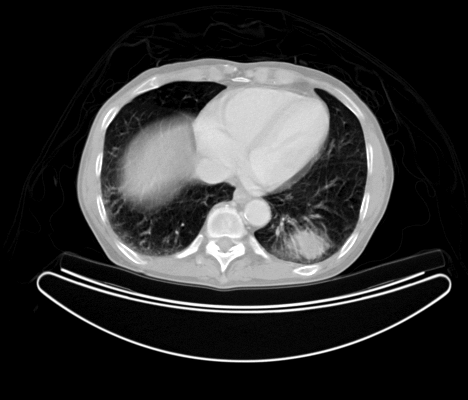
%> input picture assignments/Assignment-6/medtest.png, 468 x 400 px
$ octave --eval "result = Closing(imread('medtest.png'));"   (GNU Octave 9; MATLAB toolbox functions it lacks are replaced by stand-ins)
%> lines starting %> are read from the running program, lines starting %| are printed output that depends on the picture; in (x1, y1, x2, y2) boxes, pixels count from 0 and x2, y2 are one past the last pixel; in counts of white or black regions, pixels touching at a corner belong together; the program's own positions count from 1
function [Out]=Closing(I)
A=im2bw(I);
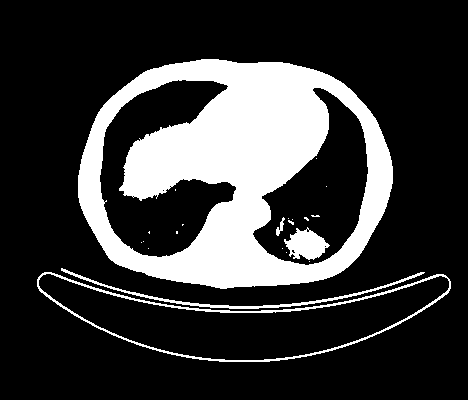
%> A: size 400x468 logical; 22% white; 22 white regions (17 under 20 px), largest, box (x1, y1, x2, y2) and area: (78, 59, 393, 289) 36975, (37, 272, 451, 362) 2145, (61, 268, 425, 309) 1031, (284, 227, 330, 260) 905, (276, 217, 285, 236) 68
figure(1),imshow(A);
B=getnhood(strel('disk',2));
[Out]=dilation(A,B);
erosion(Out,B);
end

function [ D ] = erosion(A,B)
%UNTITLED3 Summary of this function goes here
%   Detailed explanation goes here
m=floor(size(B,1)/2);
n=floor(size(B,2)/2);
C=padarray(A,[m n],1);
D=zeros(size(A));
s=size(C);
for i=1:s(1)-(2*m)
    for j=1:s(2)-(2*n)
        tmp=C(i:i+(2*m),j:j+(2*n));
        K=tmp-B;
        D(i,j)=min(K(:));
    end
end
figure(2),imshow(~D);
end

function [ D ] = dilation(A,B)
%UNTITLED3 Summary of this function goes here
%   Detailed explanation goes here
m=floor(size(B,1)/2);
n=floor(size(B,2)/2);
C=padarray(A,[m n]);
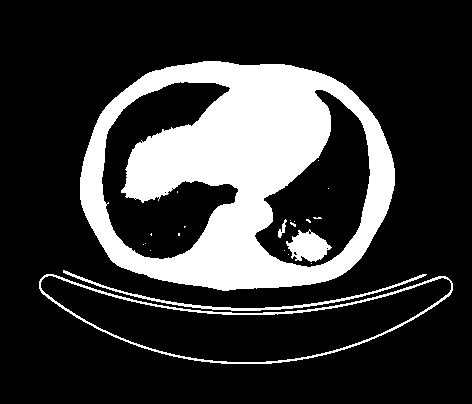
%> C: size 404x472 logical; 21.6% white; 22 white regions (17 under 20 px), largest, box (x1, y1, x2, y2) and area: (80, 61, 395, 291) 36975, (39, 274, 453, 364) 2145, (63, 270, 427, 311) 1031, (286, 229, 332, 262) 905, (278, 219, 287, 238) 68
D=zeros(size(A));
s=size(C);
%> s = [404 472]
for i=1:s(1)-(2*m)
    for j=1:s(2)-(2*n)
        tmp=C(i:i+(2*m),j:j+(2*n));
        K=tmp-B;
        D(i,j)=max(K(:));
    end
end
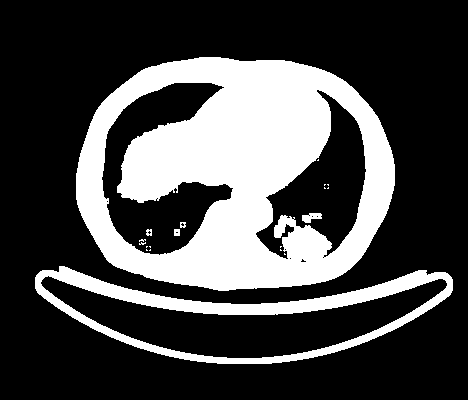
%> D: size 400x468 double; values 0 (black) and 1 (white), 28.2% white; 20 white regions (14 under 20 px), largest, box (x1, y1, x2, y2) and area: (76, 57, 395, 291) 43854, (35, 266, 453, 364) 8589, (302, 213, 322, 223) 132, (174, 229, 180, 236) 40, (146, 229, 152, 236) 32, (180, 222, 186, 228) 27
end
%> in erosion, `C=padarray(A,[m n],1);`:
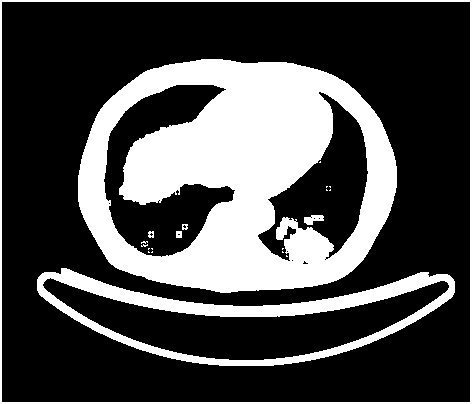
%> C: size 404x472 double; values 0 (black) and 1 (white), 29.5% white; 21 white regions (14 under 20 px), largest, box (x1, y1, x2, y2) and area: (78, 59, 397, 293) 43854, (37, 268, 455, 366) 8589, (0, 0, 472, 404) 3488
%> after the loop in erosion, `for i=1:s(1)-(2*m)`:
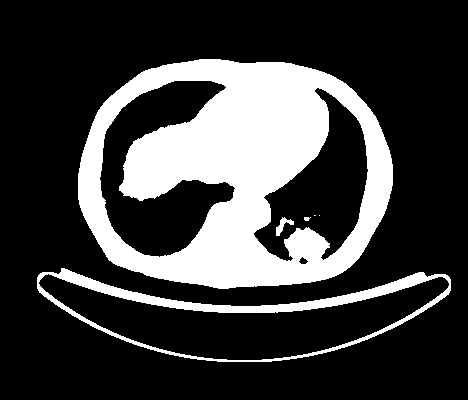
%> D: size 400x468 double; values -1 (black) and 0 (white), 24% white; 6 white regions (2 under 20 px), largest, box (x1, y1, x2, y2) and area: (78, 59, 393, 289) 39596, (37, 268, 451, 362) 5207, (276, 217, 294, 236) 132, (304, 217, 311, 221) 21
